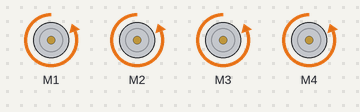
Recording of a sketch running on a simulated ESP32. Parts: 4 × DC motor (green arrow = forward, orange = backward, longer = faster).

Above: at 2.0 s.
At 6.2 s:
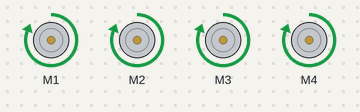
At 9.9 s:
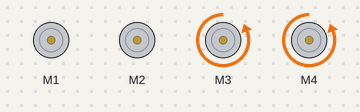
At 13.1 s:
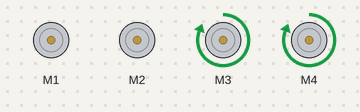
At 18.9 s:
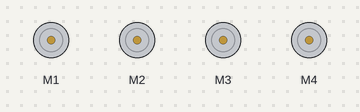
Timing chart, 0 to 19.2 s (numbered marks = the images above):
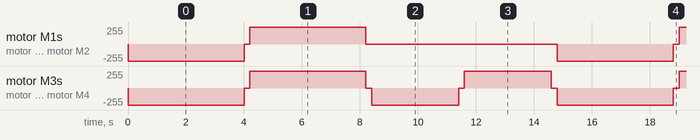

Measured:
- by itself, motor M1, motor M2: repeats every 14.8 s: stopped 0.20 s, forward 255/255 4.0 s, stopped 6.6 s, backward 255/255 4.0 s
- by itself, motor M3, motor M4: repeats every 14.8 s: stopped 0.20 s, forward 255/255 4.0 s, stopped 0.20 s, backward 255/255 3.0 s, stopped 0.20 s, forward 255/255 3.0 s, stopped 0.20 s, backward 255/255 4.0 s

The sketch:

RoverMotionWithoutBluetooth.ino
```cpp
#include <AFMotor.h>

AF_DCMotor motor1(1);
AF_DCMotor motor2(2);
AF_DCMotor motor3(3);
AF_DCMotor motor4(4);

void setup() {

  motor1.setSpeed(255);
  motor2.setSpeed(255);
  motor3.setSpeed(255);
  motor4.setSpeed(255);

  motor1.run(RELEASE);
  motor2.run(RELEASE);
  motor3.run(RELEASE);
  motor4.run(RELEASE);

}

void loop() {
  //MOVE BACK
  motor1.run(BACKWARD);
  motor2.run(BACKWARD);
  motor3.run(BACKWARD);
  motor4.run(BACKWARD);

  delay(4000);
  motor1.run(RELEASE);
  motor2.run(RELEASE);
  motor3.run(RELEASE);
  motor4.run(RELEASE);
  delay(200);

  //MOVE FRONT
  motor1.run(FORWARD);
  motor2.run(FORWARD);
  motor3.run(FORWARD);
  motor4.run(FORWARD);

  delay(4000);
  motor1.run(RELEASE);
  motor2.run(RELEASE);
  motor3.run(RELEASE);
  motor4.run(RELEASE);
  delay(200);

  //MOVE LEFT
  motor3.run(BACKWARD);
  motor4.run(BACKWARD);

  delay(3000);
  motor1.run(RELEASE);
  motor2.run(RELEASE);
  motor3.run(RELEASE);
  motor4.run(RELEASE);
  delay(200);

  //MOVE RIGHT
  motor3.run(FORWARD);
  motor4.run(FORWARD);

  delay(3000);
  motor1.run(RELEASE);
  motor2.run(RELEASE);
  motor3.run(RELEASE);
  motor4.run(RELEASE);
  delay(200);
}
```
